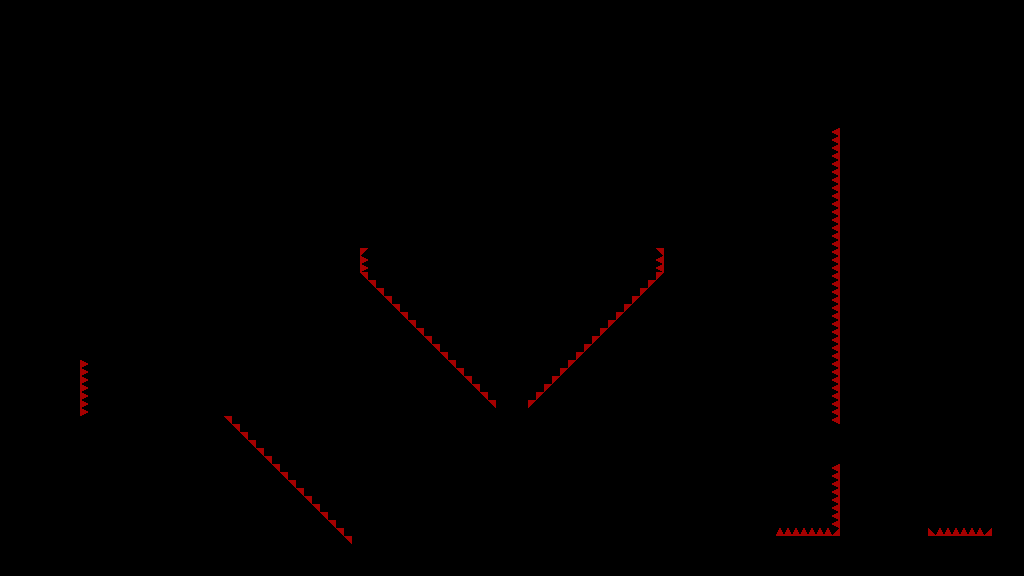

This game map was drawn from its Tiled (.tmx) file and the tilesets committed beside it. A one-line description and the trimmed map source follow:
An orthogonal 128x72 tile map with 8x8 px tiles, 1 tile layer (T_Spikes) and 59 objects.

<map version="1.4" tiledversion="1.4.3" orientation="orthogonal" renderorder="right-down" width="128" height="72" tilewidth="8" tileheight="8" infinite="0" nextlayerid="6" nextobjectid="189">
 <tileset firstgid="1" source="../../../Sprites/Tiles/DEV/flat/T_spr_nv_flat_0.tsx" />
 <layer id="1" name="T_Spikes" width="128" height="72">
  <data>[9216 cells, 124 non-empty, 2 distinct tile ids]</data>
 </layer>
 <objectgroup id="2" name="C_Solid">
  <object id="97" x="528" y="408">
   <polygon points="0,0 136,-136 136,0" />
  </object>
  <object id="98" x="360" y="272">
   <polygon points="0,0 136,136 0,136" />
  </object>
  <object id="101" x="360" y="224">
   <polygon points="0,0 24,24 0,24" />
  </object>
  <object id="102" x="640" y="248">
   <polygon points="0,0 24,-24 24,0" />
  </object>
  <object id="103" x="528" y="408" width="32" height="168" />
  <object id="104" x="0" y="0" width="1024" height="32" />
  <object id="106" x="0" y="32" width="32" height="384" />
  <object id="107" x="224" y="544" width="304" height="32" />
  <object id="108" x="360" y="176">
   <polygon points="0,0 48,0 0,48" />
  </object>
  <object id="109" x="664" y="176">
   <polygon points="0,0 0,48 -48,0" />
  </object>
  <object id="117" x="496" y="544">
   <polygon points="0,0 32,-32 32,0" />
  </object>
  <object id="122" x="360" y="408" width="128" height="80" />
  <object id="123" x="352" y="360">
   <polygon points="0,0 0,128 -128,0" />
  </object>
  <object id="124" x="224" y="272" width="136" height="88" />
  <object id="125" x="224" y="416">
   <polygon points="0,0 128,128 0,128" />
  </object>
  <object id="126" x="248" y="200">
   <polygon points="0,0 24,-24 24,0" />
  </object>
  <object id="127" x="752" y="176">
   <polygon points="0,0 24,24 0,24" />
  </object>
  <object id="128" x="664" y="200" width="112" height="376" />
  <object id="129" x="272" y="176" width="88" height="24" />
  <object id="133" x="0" y="416" width="224" height="160" />
  <object id="134" x="32" y="328" width="192" height="32" />
  <object id="140" x="96" y="200" width="264" height="64" />
  <object id="141" x="352" y="360" width="8" height="128" />
  <object id="142" x="32" y="32" width="24" height="296" />
  <object id="145" x="32" y="360" width="48" height="56" />
  <object id="150" x="56" y="304">
   <polygon points="0,0 24,24 0,24" />
  </object>
  <object id="151" x="664" y="176" width="88" height="24" />
  <object id="153" x="560" y="408" width="104" height="168" />
  <object id="154" x="840" y="464" width="88" height="112" />
  <object id="157" x="776" y="536" width="64" height="40" />
  <object id="158" x="992" y="32" width="32" height="544" />
  <object id="159" x="928" y="536" width="64" height="40" />
  <object id="160" x="840" y="128" width="80" height="296" />
  <object id="163" x="992" y="32">
   <polygon points="0,0 0,24 -24,0" />
  </object>
  <object id="164" x="56" y="32">
   <polygon points="0,0 24,0 0,24" />
  </object>
  <object id="168" x="920" y="136" width="8" height="280" />
  <object id="169" x="920" y="128">
   <polygon points="0,0 8,8 0,8" />
  </object>
  <object id="170" x="920" y="416">
   <polygon points="0,0 8,0 0,8" />
  </object>
  <object id="174" x="104" y="264" width="256" height="8" />
  <object id="175" x="96" y="264">
   <polygon points="0,0 8,0 8,8 0,0" />
  </object>
  <object id="176" x="488" y="408" width="8" height="72" />
  <object id="177" x="488" y="480">
   <polygon points="0,0 8,0 0,8" />
  </object>
 </objectgroup>
 <objectgroup id="5" name="C_Spikes">
  <object id="178" x="80" y="360" width="8" height="56" />
  <object id="179" x="834" y="130" width="6" height="292" />
  <object id="180" x="834" y="468" width="6" height="60" />
  <object id="181" x="776" y="528" width="64" height="8" />
  <object id="182" x="928" y="528" width="64" height="8" />
  <object id="183" x="360" y="248" width="8" height="24" />
  <object id="184" x="656" y="248" width="8" height="24" />
  <object id="186" x="360" y="272">
   <polygon points="0,0 8,0 136,128 136,136" />
  </object>
  <object id="187" x="528" y="400">
   <polygon points="0,0 128,-128 136,-128 0,8" />
  </object>
  <object id="188" x="224" y="416">
   <polygon points="0,0 7.875,0 126,118.125 126,126" />
  </object>
 </objectgroup>
 <objectgroup id="3" name="C_Balls">
  <object id="80" x="312" y="160" width="8" height="8" />
  <object id="147" x="120" y="312" width="8" height="8" />
 </objectgroup>
 <objectgroup id="4" name="C_Orbs">
  <object id="165" x="856" y="440" width="8" height="8" />
  <object id="166" x="880" y="440" width="8" height="8" />
  <object id="167" x="904" y="440" width="8" height="8" />
  <object id="171" x="104" y="392" width="8" height="8" />
  <object id="173" x="104" y="376" width="8" height="8" />
 </objectgroup>
</map>
